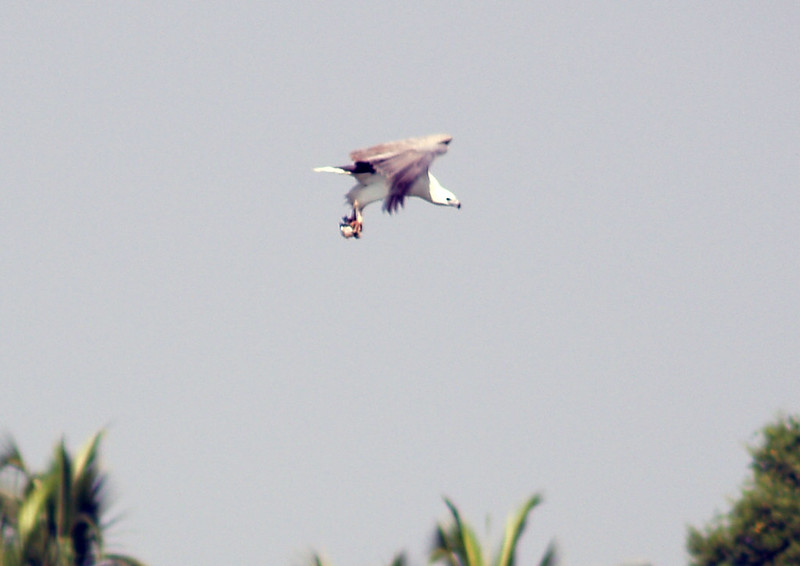
#> input picture images/bird3.jpg, 800 x 566 px
$ jupyter execute 'Lab4_Image Segmentation.ipynb'
#> lines starting #> are read from the running program, lines starting #| are printed output that depends on the picture; after the words box and inside, x2 and y2 are one past the last pixel; in counts of white or black regions, pixels touching at a corner belong together
# **Lab4 : Image Segmentation (Histogram of Oriented Gradients & K-Mean Clustering)**

[cell 1]
import cv2
import numpy as np
import pandas as pd
import matplotlib.pyplot as plt
from skimage.feature import hog
from skimage import measure


import glob

from sklearn.cluster import KMeans

from scipy import spatial

from tqdm import tqdm
import cv2
import os
import random

## Load Image

[cell 2]
### START CODE HERE ###
image = plt.imread('../images/bird3.jpg')
#> image is the input picture: shape (566, 800, 3); mean R, G, B 192.8, 194.1, 197.9
image = cv2.resize(image, (640, 480))
#> image: shape (480, 640, 3)
# image = cv2.cvtColor(image, cv2.COLOR_RGB2GRAY)
plt.imshow(image)
### END CODE HERE ###

## Histogram of Oriented Gradients

Blur the image then apply to the [`hog()`](<https://scikit-image.org/docs/stable/api/skimage.feature.html#skimage.feature.hog:~:text=skimage.feature.hog(,%23>)
<details>

<summary>
<font size="3" color="orange">
<b>Expected output</b>
</font>
</summary>

- The output should resemble this, but not be identical

</details>

[cell 3]
### START CODE HERE ###
blurry_image = cv2.GaussianBlur(image, (5, 5), 0)
fd, hog_image = hog(blurry_image, pixels_per_cell=(3, 3), channel_axis=2, visualize=True)

print(fd.shape)
#| (2700378,)
plt.imshow(hog_image, cmap='gray')

### END CODE HERE ###

Complete the `HOGSubimageExtractor()`.

That extracts Histogram of Oriented Gradients features from sub-images of a larger image. It divides the image into overlapping tiles, computes HOG features for each tile, and stores both the feature vectors and visualizations. The class also provides a method to plot the HOG visualizations.

**Attributes:**
- `image`: The input image.
- `tile_size`: The size of each sub-image to extract.
- `stride`: The pixel stride between consecutive sub-images.
- `hGrid`: An array of indices representing the starting positions for rows of sub-images.
- `wGrid`: An array of indices representing the starting positions for columns of sub-images.
- `hog_features`: A list to store the HOG feature vectors for each sub-image.
- `hog_images`: A list to store the visualized HOG images for each sub-image (optional).

**Methods:**
- `extract_hog_features()`: Compute HOG features for each sub-image.
- `plot_hog_images()`: Plots the HOG visualization images.
- `get_num_grid()`: Return the number of rows and columns in the grid of sub-images.

[cell 4]
### START CODE HERE ###
class HOGSubimageExtractor:
    def __init__(self, image, tile_size, stride):
#> called with tile_size = (42, 42), stride = 7
        self.image = image
        self.tile_size = tile_size
        self.stride = stride
        self.h, self.w, _ = image.shape
#> self.h = 480; self.w = 640
        self.hGrid = [i for i in range(0, self.h - tile_size[0] + 1, stride)]
#> self.hGrid = 63 values from 0 to 434
        self.wGrid = [i for i in range(0, self.w - tile_size[1] + 1, stride)]
#> self.wGrid = 86 values from 0 to 595
        self.hog_features = []
        self.hog_images = []
        self.extract_hog_features()

    def extract_hog_features(self):
        # print(self.tile_size[0]//self.stride)
        self.hog_features, self.hog_images = hog(image, pixels_per_cell=(self.stride, self.stride), cells_per_block=(self.tile_size[0]//self.stride, self.tile_size[1]//self.stride), channel_axis=2, visualize=True)
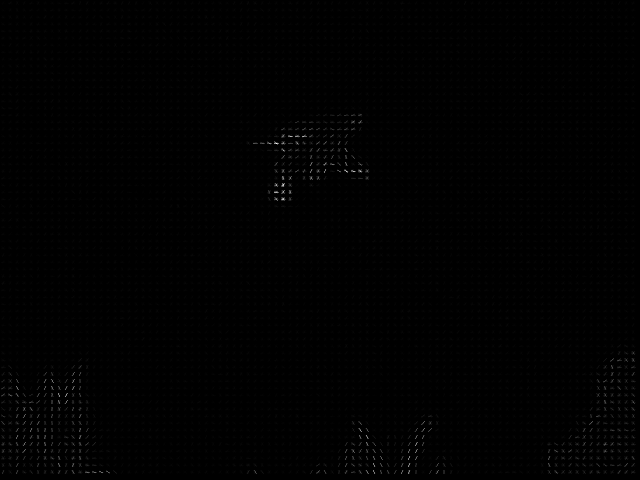
#> self.hog_images: shape (480, 640) float64; min 0, max 82, mean 0.4; drawn with min black and max white
        # [7 lines of commented-out code are left out]

    def plot_hog_images(self):
        plt.imshow(self.hog_images, cmap='gray')
        # [6 lines of commented-out code are left out]

    def get_num_grid(self):
        return len(self.hGrid), len(self.wGrid)
### END CODE HERE ###

Let's use `HOGSubimageExtractor()` in the cell below.
<details>

<summary>
<font size="3" color="orange">
<b>Expected output from hog_extractor.plot_hog_images()</b>
</font>
</summary>

- The output should resemble this, but not be identical

</details>

[cell 5]
### START CODE HERE ###
tile_size = (42, 42)
stride = 7
hog_extractor = HOGSubimageExtractor(blurry_image, tile_size, stride)
num_grid = hog_extractor.get_num_grid()
#> num_grid = (63, 86)
print(hog_extractor.hog_features.shape)
#| (1755432,)
print(image.shape)
#| (480, 640, 3)
print(f'Number of grids: {num_grid}')
#| Number of grids: (63, 86)
hog_extractor.plot_hog_images()
### END CODE HERE ###

## K-Mean Clustering
Complete the `KMeansCluster()`.
Perform K-means clustering on Histogram of Oriented Gradients (HOG) features extracted from an image.
**Attriburtes:**
- `hog_extractor`: An object responsible for extractin HOG features from an image.
- `n_clusters`: The number of clusters to use in K-means.
- `cluster_array`: A 2D array representing the cluster assignments for each grid cell.
- `all_labels`: A 2D array representing the connected components (objects) identified after clustering.
- `bounding_boxes`: A list of tuples containing (object_id, start_coordinates, end_coordinates) for each detected object.

**Method:**
- `perform_clustering()`: Performs K-means clustering on the HOG features extracted by the hog_extractor object.<br>
It then reshapes the cluster assignmentss into a grid and identifies connected components using the `measure.label()` function.
- `plot_cluster_and_labels()`: Visualize the cluster assignments and connected components as images using Matplotlib.
- `get_bounding_boxes()`: Extracts bounding boxes for each detected object.

[cell 6]
### START CODE HERE ###
class KMeansCluster:
    def __init__(self, hog_extractor, n_clusters, random_state):
        self.hog_extractor = hog_extractor
        self.n_clusters = n_clusters
        self.random_state = random_state
        self.cluster_array = None
        self.all_labels = None
        self.bounding_boxes = []
        self.perform_clustering()

    def perform_clustering(self):
        h, w = self.hog_extractor.get_num_grid()
#> h = 63; w = 86
        # [4 lines of commented-out code are left out]
        features_2d = self.hog_extractor.hog_features.reshape((h*w, -1))
        kmeans = KMeans(n_clusters=self.n_clusters, random_state=self.random_state).fit(features_2d)
        # print(np.unique(kmeans.fit(features_2d).labels_))
        # print(np.array(self.hog_extractor.hog_features).shape)
        # print(features_2d.shape)
        self.cluster_array = kmeans.predict(features_2d)
        self.cluster_array = self.cluster_array.reshape(h, w)
        # print('**', np.unique(self.cluster_array))
        # print('****', self.cluster_array.shape)
        self.all_labels = measure.label(self.cluster_array)
#> self.cluster_array: shape (63, 86) int32; values 0 (black) and 1 (white), 14% white; 5 white regions (1 under 20 px), largest, box (x1, y1, x2, y2) and area: (31, 11, 53, 29) 300, (0, 47, 16, 63) 199, (40, 55, 64, 63) 142, (73, 45, 86, 63) 112
        # [5 lines of commented-out code are left out]

    def plot_cluster_and_labels(self):
        # [20 lines of commented-out code are left out]

        fig, ax = plt.subplots(1, 2, figsize=(8, 4), sharex=True, sharey=True)
        ax[0].imshow(self.cluster_array.astype(np.uint8))
        ax[0].set_title('Cluster')
        ax[1].imshow(self.all_labels.astype(np.uint8))
#> self.all_labels: shape (63, 86) int64; 6 distinct labels, from 0 to 5
        ax[1].set_title('Labels')


    def get_bounding_boxes(self):
        # [6 lines of commented-out code are left out]


        image_label = np.repeat(self.all_labels, stride+1, axis=1)
        image_label = np.repeat(image_label, stride+1, axis=0)
        # print(image_label.shape)

        labels = np.unique(image_label)
        if 0 in labels:
            labels = labels[labels != 0]

        bounding_boxes = []
        for label in labels:
            rows, cols = np.where(image_label == label)

            min_row, max_row = rows.min(), rows.max()
            min_col, max_col = cols.min(), cols.max()

            bounding_boxes.append((min_row, min_col, max_row, max_col))

        return bounding_boxes
### END CODE HERE ###

Complete the function below. Using [`cv2.rectangle()`](<https://docs.opencv.org/4.x/dc/da5/tutorial_py_drawing_functions.html#:~:text=511%2C511)%2C(255%2C0%2C0)%2C5)-,Drawing%20Rectangle,-To%20draw%20a>)

[cell 7]
### START CODE HERE ###
def draw_bbox(image, bboxes):
    img = image.copy()
    for box in bboxes:
        cv2.rectangle(img, (box[1], box[0]), (box[3], box[2]), (255, 0, 0), 2)
    return img
### END CODE HERE ###

Let's use `KMeansCluster()` and `draw_bbox()` in the cell below.
<details>

<summary>
<font size="3" color="orange">
<b>Expected output</b>
</font>
</summary>

- The output should resemble this, but not be identical

</details>

[cell 8]
kmeans_cluster = KMeansCluster(hog_extractor, n_clusters=2, random_state=0)
kmeans_cluster.plot_cluster_and_labels()
# image_bbox = draw_bbox(image, bboxes)
# plt.imshow(image_bbox)
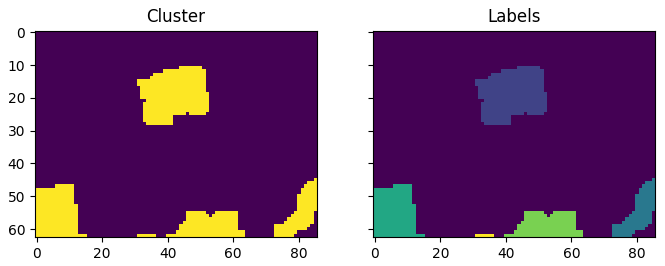
#> figure drawn by matplotlib, 2 panels

[cell 9]
bboxes = kmeans_cluster.get_bounding_boxes()
#> in get_bounding_boxes, `labels = np.unique(image_label)`: image_label: shape (504, 688) int64; 6 distinct labels, from 0 to 5
#> bboxes = [(88, 248, 231, 423), (360, 584, 503, 687), (376, 0, 503, 127), (440, 320, 503, 511), (496, 248, 503, 295)]
# image = image.astype(np.uint8)
image_bbox = draw_bbox(image, bboxes)
#> the loop in draw_bbox, `for box in bboxes:` made 5 passes
#> after the loop in draw_bbox, `for box in bboxes:`: img: shape (480, 640, 3); mean R, G, B 193.6, 191.5, 195.2

plt.imshow(image_bbox)

---

## Experiment
Do the experiment to identify 3 best parameters that produce the perfectly fitting bounding box of the object of interest in the image.

[cell 10]
### START CODE HERE ###

tile_size = (48, 48)
stride = 8
n_clusters=2

hog_extractor1 = HOGSubimageExtractor(blurry_image, tile_size, stride)
kmeans_cluster1 = KMeansCluster(hog_extractor1, n_clusters=n_clusters, random_state=0)
#> in perform_clustering (call 2), `kmeans = KMeans(n_clusters=self.n_clusters, random_state=self.random_s..`:
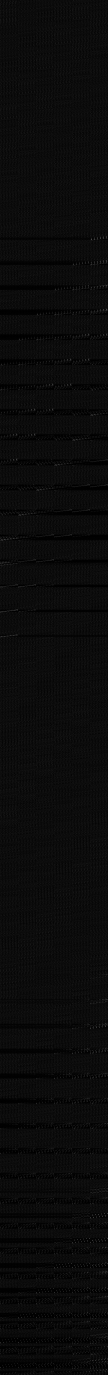
#> features_2d: shape (4125, 324) float64 (shown at 1/3 size); min 0, max 0.463, mean 0.0454
#> in perform_clustering (call 2), `self.all_labels = measure.label(self.cluster_array)`: self.cluster_array: shape (55, 75) int32; values 0 (black) and 1 (white), 15.4% white; 5 white regions (1 under 20 px), largest, box (x1, y1, x2, y2) and area: (27, 9, 46, 26) 246, (0, 41, 14, 55) 161, (34, 47, 56, 55) 126, (63, 39, 75, 55) 95
bboxes1 = kmeans_cluster1.get_bounding_boxes()
#> in get_bounding_boxes (call 2), `image_label = np.repeat(self.all_labels, stride+1, axis=1)`: self.all_labels: shape (55, 75) int64; 6 distinct labels, from 0 to 5
#> in get_bounding_boxes (call 2), `labels = np.unique(image_label)`:
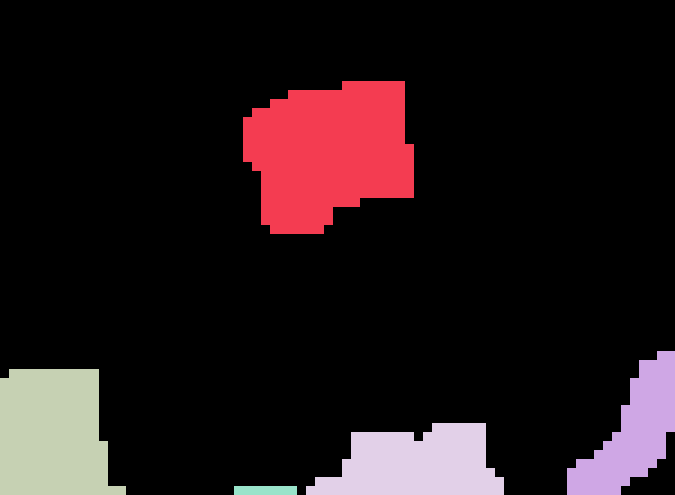
#> image_label: shape (495, 675) int64; 6 distinct labels, from 0 to 5; one colour per label, 0 black
#> bboxes1 = [(81, 243, 233, 413), (351, 567, 494, 674), (369, 0, 494, 125), (423, 306, 494, 503), (486, 234, 494, 296)]
image_bbox1 = draw_bbox(image, bboxes1)
#> the loop in draw_bbox (call 2), `for box in bboxes:` made 5 passes
#> after the loop in draw_bbox (call 2), `for box in bboxes:`:
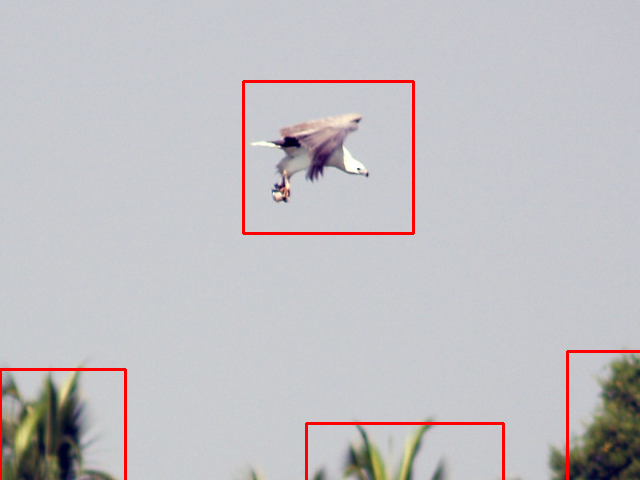
#> img: shape (480, 640, 3); mean R, G, B 193.6, 191.3, 195

plt.imshow(image_bbox1)


### END CODE HERE ###

[cell 11]
### START CODE HERE ###

tile_size = (32, 32)
stride = 8
n_clusters=2

hog_extractor2 = HOGSubimageExtractor(blurry_image, tile_size, stride)
kmeans_cluster2 = KMeansCluster(hog_extractor2, n_clusters=n_clusters, random_state=0)
#> in perform_clustering (call 3), `self.all_labels = measure.label(self.cluster_array)`: self.cluster_array: shape (57, 77) int32; values 0 (black) and 1 (white), 11.1% white; 6 white regions (2 under 20 px), largest, box (x1, y1, x2, y2) and area: (0, 42, 14, 57) 161, (31, 11, 46, 26) 120, (36, 49, 57, 57) 109, (65, 41, 77, 57) 74
bboxes2 = kmeans_cluster2.get_bounding_boxes()
#> in get_bounding_boxes (call 3), `image_label = np.repeat(self.all_labels, stride+1, axis=1)`:
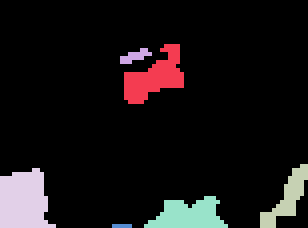
#> self.all_labels: shape (57, 77) int64 (shown 4 times larger); 7 distinct labels, from 0 to 6; one colour per label, 0 black
#> in get_bounding_boxes (call 3), `labels = np.unique(image_label)`: image_label: shape (513, 693) int64; 7 distinct labels, from 0 to 6
#> bboxes2 = [(99, 279, 233, 413), (108, 270, 143, 341), (369, 585, 512, 692), (378, 0, 512, 125), (441, 324, 512, 512), (504, 252, 512, 296)]
image_bbox2 = draw_bbox(image, bboxes2)
#> the loop in draw_bbox (call 3), `for box in bboxes:` made 6 passes
#> after the loop in draw_bbox (call 3), `for box in bboxes:`:
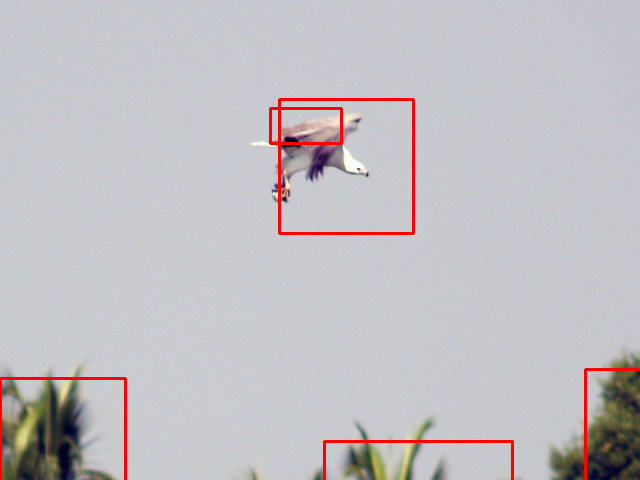
#> img: shape (480, 640, 3); mean R, G, B 193.7, 191.5, 195.2

plt.imshow(image_bbox2)


### END CODE HERE ###

[cell 12]
### START CODE HERE ###

tile_size = (40, 40)
stride = 8
n_clusters=2

hog_extractor3 = HOGSubimageExtractor(blurry_image, tile_size, stride)
kmeans_cluster3 = KMeansCluster(hog_extractor3, n_clusters=n_clusters, random_state=0)
#> in perform_clustering (call 4), `kmeans = KMeans(n_clusters=self.n_clusters, random_state=self.random_s..`:
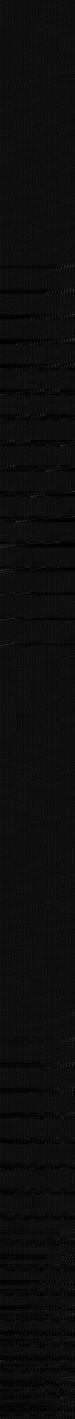
#> features_2d: shape (4256, 225) float64 (shown at 1/3 size); min 0, max 0.496, mean 0.0551
#> in perform_clustering (call 4), `self.all_labels = measure.label(self.cluster_array)`: self.cluster_array: shape (56, 76) int32; values 0 (black) and 1 (white), 13.8% white; 5 white regions (1 under 20 px), largest, box (x1, y1, x2, y2) and area: (28, 10, 46, 26) 212, (0, 41, 14, 56) 163, (35, 48, 56, 56) 117, (64, 40, 76, 56) 89
bboxes3 = kmeans_cluster3.get_bounding_boxes()
#> in get_bounding_boxes (call 4), `image_label = np.repeat(self.all_labels, stride+1, axis=1)`: self.all_labels: shape (56, 76) int64; 6 distinct labels, from 0 to 5
#> in get_bounding_boxes (call 4), `labels = np.unique(image_label)`:
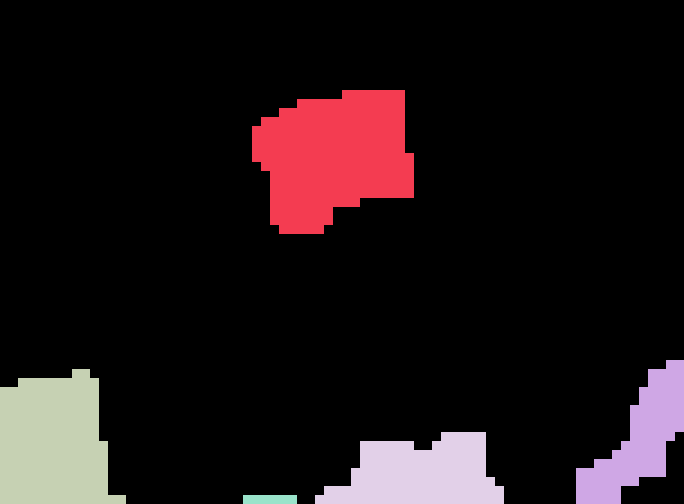
#> image_label: shape (504, 684) int64; 6 distinct labels, from 0 to 5; one colour per label, 0 black
#> bboxes3 = [(90, 252, 233, 413), (360, 576, 503, 683), (369, 0, 503, 125), (432, 315, 503, 503), (495, 243, 503, 296)]
image_bbox3 = draw_bbox(image, bboxes3)
#> the loop in draw_bbox (call 4), `for box in bboxes:` made 5 passes
#> after the loop in draw_bbox (call 4), `for box in bboxes:`:
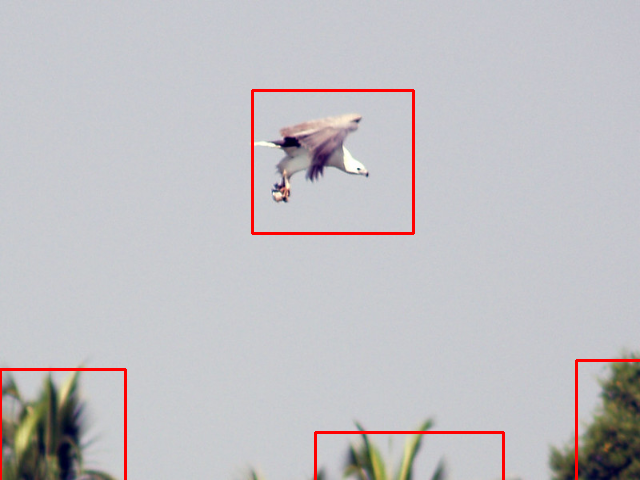
#> img: shape (480, 640, 3); mean R, G, B 193.6, 191.5, 195.2

plt.imshow(image_bbox3)


### END CODE HERE ###
